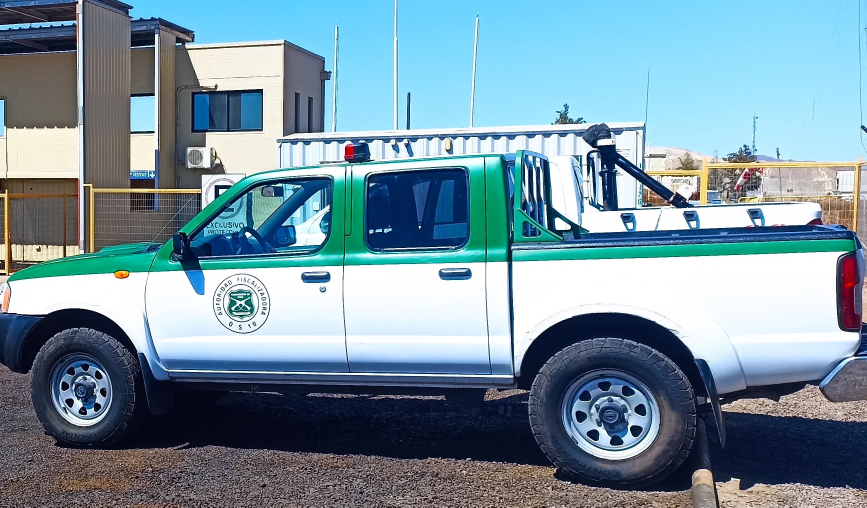
#> input picture assets/images/101.jpg, 2600 x 1522 px (shown at 1/3 size)
$ python -i optimize_images.py   (imports and definitions only)
#> lines starting #> are read from the running program, lines starting #| are printed output that depends on the picture
#!/usr/bin/env python3
"""
Script para optimizar imágenes de la plataforma OS10 Coquimbo
Convierte imágenes a WebP y las optimiza para web
"""

import os
from PIL import Image
import sys

def optimize_image(input_path, output_path, quality=85, max_width=1920):
    """
    Optimiza una imagen y la convierte a WebP

    Args:
        input_path: Ruta de la imagen original
        output_path: Ruta donde guardar la imagen optimizada
        quality: Calidad de compresión (0-100)
        max_width: Ancho máximo de la imagen
    """
#> called with input_path = 'assets/images/101.jpg', output_path = 'out.png', quality = 85, max_width = 1920
    try:
        with Image.open(input_path) as img:
            # Convertir a RGB si es necesario (para PNG con transparencia)
#> img is the input picture: PIL image 2600x1522 RGB; mean R, G, B 120.5, 147.9, 161.7
            if img.mode in ('RGBA', 'LA', 'P'):
                background = Image.new('RGB', img.size, (255, 255, 255))
                if img.mode == 'P':
                    img = img.convert('RGBA')
                background.paste(img, mask=img.split()[-1] if img.mode == 'RGBA' else None)
                img = background

            # Redimensionar si es muy grande
            if img.width > max_width:
                ratio = max_width / img.width
#> ratio = 0.738
                new_height = int(img.height * ratio)
#> new_height = 1123
                img = img.resize((max_width, new_height), Image.Resampling.LANCZOS)
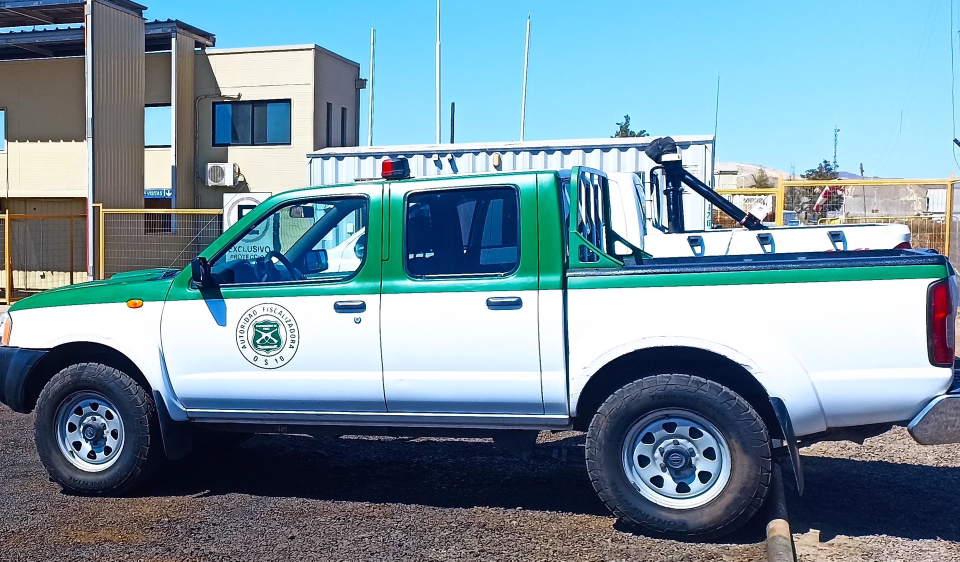
#> img: PIL image 1920x1123 RGB (shown at 1/2 size); mean R, G, B 120.6, 147.8, 161.6

            # Guardar como WebP
            img.save(output_path, 'WebP', quality=quality, method=6)

            # Calcular reducción de tamaño
            original_size = os.path.getsize(input_path)
            new_size = os.path.getsize(output_path)
            reduction = ((original_size - new_size) / original_size) * 100

            print(f"✓ {os.path.basename(input_path)}: {original_size//1024}KB → {new_size//1024}KB (-{reduction:.1f}%)")
            return True

    except Exception as e:
        print(f"✗ Error procesando {input_path}: {e}")
        return False

# [46 lines left out: function main, not called in this run]

# [2 lines not run here, left out]

>>> result = optimize_image('assets/images/101.jpg', 'out.png')
